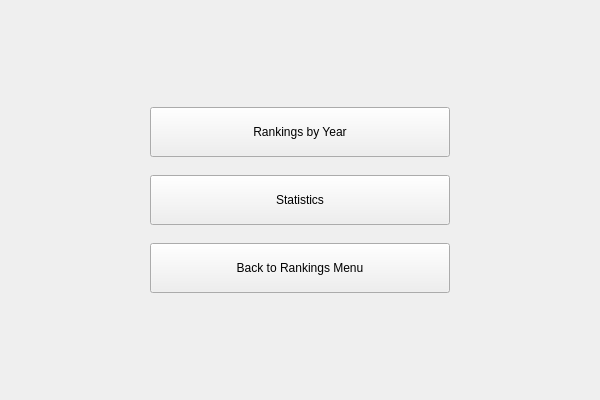
<?xml version="1.0" encoding="UTF-8"?>
<ui version="4.0">
 <class>rankings_esc_main_menu</class>
 <widget class="QWidget" name="rankings_esc_main_menu">
  <property name="geometry">
   <rect>
    <x>0</x>
    <y>0</y>
    <width>600</width>
    <height>400</height>
   </rect>
  </property>
  <property name="sizePolicy">
   <sizepolicy hsizetype="Expanding" vsizetype="Preferred">
    <horstretch>0</horstretch>
    <verstretch>0</verstretch>
   </sizepolicy>
  </property>
  <property name="windowTitle">
   <string>Form</string>
  </property>
  <property name="layoutDirection">
   <enum>Qt::LayoutDirection::LeftToRight</enum>
  </property>
  <layout class="QHBoxLayout" name="horizontalLayout">
   <item>
    <spacer name="left_spacer">
     <property name="orientation">
      <enum>Qt::Orientation::Horizontal</enum>
     </property>
     <property name="sizeType">
      <enum>QSizePolicy::Policy::Maximum</enum>
     </property>
     <property name="sizeHint" stdset="0">
      <size>
       <width>300</width>
       <height>20</height>
      </size>
     </property>
    </spacer>
   </item>
   <item>
    <layout class="QVBoxLayout" name="vertical_layout">
     <item>
      <spacer name="top_spacer">
       <property name="orientation">
        <enum>Qt::Orientation::Vertical</enum>
       </property>
       <property name="sizeHint" stdset="0">
        <size>
         <width>20</width>
         <height>68</height>
        </size>
       </property>
      </spacer>
     </item>
     <item>
      <widget class="QPushButton" name="rankings_button">
       <property name="sizePolicy">
        <sizepolicy hsizetype="Fixed" vsizetype="Fixed">
         <horstretch>0</horstretch>
         <verstretch>0</verstretch>
        </sizepolicy>
       </property>
       <property name="minimumSize">
        <size>
         <width>300</width>
         <height>50</height>
        </size>
       </property>
       <property name="text">
        <string>Rankings by Year</string>
       </property>
      </widget>
     </item>
     <item>
      <spacer name="middle_spacer_1">
       <property name="orientation">
        <enum>Qt::Orientation::Vertical</enum>
       </property>
       <property name="sizeType">
        <enum>QSizePolicy::Policy::Fixed</enum>
       </property>
       <property name="sizeHint" stdset="0">
        <size>
         <width>20</width>
         <height>12</height>
        </size>
       </property>
      </spacer>
     </item>
     <item>
      <widget class="QPushButton" name="statistics_button">
       <property name="sizePolicy">
        <sizepolicy hsizetype="Fixed" vsizetype="Fixed">
         <horstretch>0</horstretch>
         <verstretch>0</verstretch>
        </sizepolicy>
       </property>
       <property name="minimumSize">
        <size>
         <width>300</width>
         <height>50</height>
        </size>
       </property>
       <property name="text">
        <string>Statistics</string>
       </property>
      </widget>
     </item>
     <item>
      <spacer name="middle_spacer_2">
       <property name="orientation">
        <enum>Qt::Orientation::Vertical</enum>
       </property>
       <property name="sizeType">
        <enum>QSizePolicy::Policy::Fixed</enum>
       </property>
       <property name="sizeHint" stdset="0">
        <size>
         <width>20</width>
         <height>12</height>
        </size>
       </property>
      </spacer>
     </item>
     <item>
      <widget class="QPushButton" name="back_button">
       <property name="sizePolicy">
        <sizepolicy hsizetype="Fixed" vsizetype="Fixed">
         <horstretch>0</horstretch>
         <verstretch>0</verstretch>
        </sizepolicy>
       </property>
       <property name="minimumSize">
        <size>
         <width>300</width>
         <height>50</height>
        </size>
       </property>
       <property name="text">
        <string>Back to Rankings Menu</string>
       </property>
      </widget>
     </item>
     <item>
      <spacer name="bottom_spacer">
       <property name="orientation">
        <enum>Qt::Orientation::Vertical</enum>
       </property>
       <property name="sizeHint" stdset="0">
        <size>
         <width>20</width>
         <height>40</height>
        </size>
       </property>
      </spacer>
     </item>
    </layout>
   </item>
   <item>
    <spacer name="right_spacer">
     <property name="orientation">
      <enum>Qt::Orientation::Horizontal</enum>
     </property>
     <property name="sizeType">
      <enum>QSizePolicy::Policy::Maximum</enum>
     </property>
     <property name="sizeHint" stdset="0">
      <size>
       <width>300</width>
       <height>20</height>
      </size>
     </property>
    </spacer>
   </item>
  </layout>
 </widget>
 <resources/>
 <connections/>
</ui>
